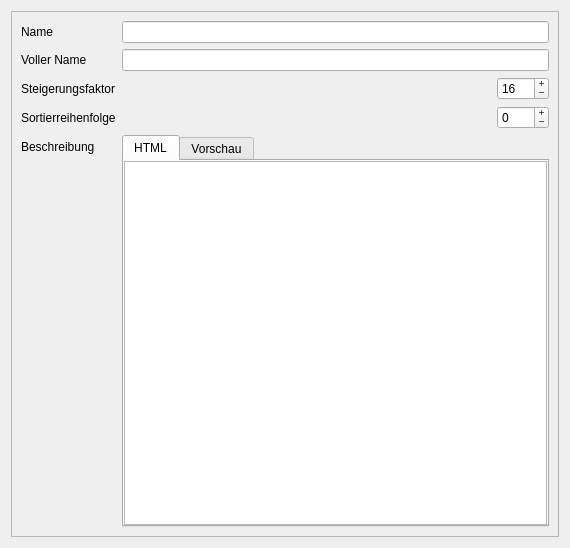
<?xml version="1.0" encoding="UTF-8"?>
<ui version="4.0">
 <class>dialog</class>
 <widget class="QWidget" name="dialog">
  <property name="geometry">
   <rect>
    <x>0</x>
    <y>0</y>
    <width>570</width>
    <height>548</height>
   </rect>
  </property>
  <property name="windowTitle">
   <string>Taverne - Attribut bearbeiten...</string>
  </property>
  <layout class="QVBoxLayout" name="verticalLayout_3">
   <item>
    <widget class="QScrollArea" name="scrollArea">
     <property name="widgetResizable">
      <bool>true</bool>
     </property>
     <widget class="QWidget" name="scrollAreaWidgetContents">
      <property name="geometry">
       <rect>
        <x>0</x>
        <y>0</y>
        <width>550</width>
        <height>528</height>
       </rect>
      </property>
      <layout class="QFormLayout" name="formLayout">
       <item row="0" column="0">
        <widget class="QLabel" name="labelName">
         <property name="text">
          <string>Name</string>
         </property>
        </widget>
       </item>
       <item row="0" column="1">
        <widget class="QLineEdit" name="leName"/>
       </item>
       <item row="1" column="0">
        <widget class="QLabel" name="labelAnzeigeName">
         <property name="text">
          <string>Voller Name</string>
         </property>
        </widget>
       </item>
       <item row="1" column="1">
        <widget class="QLineEdit" name="leAnzeigeName"/>
       </item>
       <item row="2" column="0">
        <widget class="QLabel" name="labelSF">
         <property name="text">
          <string>Steigerungsfaktor</string>
         </property>
        </widget>
       </item>
       <item row="2" column="1">
        <layout class="QHBoxLayout" name="horizontalLayout">
         <item>
          <spacer name="horizontalSpacer">
           <property name="orientation">
            <enum>Qt::Orientation::Horizontal</enum>
           </property>
           <property name="sizeHint" stdset="0">
            <size>
             <width>40</width>
             <height>20</height>
            </size>
           </property>
          </spacer>
         </item>
         <item>
          <widget class="QSpinBox" name="spinSF">
           <property name="minimumSize">
            <size>
             <width>52</width>
             <height>0</height>
            </size>
           </property>
           <property name="buttonSymbols">
            <enum>QAbstractSpinBox::ButtonSymbols::PlusMinus</enum>
           </property>
           <property name="minimum">
            <number>1</number>
           </property>
           <property name="maximum">
            <number>999</number>
           </property>
           <property name="value">
            <number>16</number>
           </property>
          </widget>
         </item>
        </layout>
       </item>
       <item row="3" column="0">
        <widget class="QLabel" name="labelSortOrder">
         <property name="text">
          <string>Sortierreihenfolge</string>
         </property>
        </widget>
       </item>
       <item row="3" column="1">
        <layout class="QHBoxLayout" name="horizontalLayout_2">
         <item>
          <spacer name="horizontalSpacer_2">
           <property name="orientation">
            <enum>Qt::Orientation::Horizontal</enum>
           </property>
           <property name="sizeHint" stdset="0">
            <size>
             <width>40</width>
             <height>20</height>
            </size>
           </property>
          </spacer>
         </item>
         <item>
          <widget class="QSpinBox" name="spinSortOrder">
           <property name="minimumSize">
            <size>
             <width>52</width>
             <height>0</height>
            </size>
           </property>
           <property name="toolTip">
            <string>&lt;html&gt;&lt;head/&gt;&lt;body&gt;&lt;p&gt;Die Reihenfolge, in der der Wert im Charaktereditor aufgeführt werden soll.&lt;/p&gt;&lt;/body&gt;&lt;/html&gt;</string>
           </property>
           <property name="buttonSymbols">
            <enum>QAbstractSpinBox::ButtonSymbols::PlusMinus</enum>
           </property>
           <property name="minimum">
            <number>-999</number>
           </property>
           <property name="maximum">
            <number>999</number>
           </property>
          </widget>
         </item>
        </layout>
       </item>
       <item row="4" column="0">
        <widget class="QLabel" name="labelBeschreibung">
         <property name="text">
          <string>Beschreibung</string>
         </property>
        </widget>
       </item>
       <item row="4" column="1">
        <widget class="QTabWidget" name="tabWidget">
         <property name="currentIndex">
          <number>0</number>
         </property>
         <widget class="QWidget" name="tab">
          <attribute name="title">
           <string>HTML</string>
          </attribute>
          <layout class="QVBoxLayout" name="verticalLayout">
           <property name="spacing">
            <number>0</number>
           </property>
           <property name="leftMargin">
            <number>0</number>
           </property>
           <property name="topMargin">
            <number>0</number>
           </property>
           <property name="rightMargin">
            <number>0</number>
           </property>
           <property name="bottomMargin">
            <number>0</number>
           </property>
           <item>
            <widget class="QPlainTextEdit" name="teBeschreibung"/>
           </item>
          </layout>
         </widget>
         <widget class="QWidget" name="tab_2">
          <attribute name="title">
           <string>Vorschau</string>
          </attribute>
          <layout class="QVBoxLayout" name="verticalLayout_2">
           <property name="leftMargin">
            <number>0</number>
           </property>
           <property name="topMargin">
            <number>0</number>
           </property>
           <property name="rightMargin">
            <number>0</number>
           </property>
           <property name="bottomMargin">
            <number>0</number>
           </property>
           <item>
            <widget class="QTextBrowser" name="tbBeschreibung"/>
           </item>
          </layout>
         </widget>
        </widget>
       </item>
      </layout>
     </widget>
    </widget>
   </item>
  </layout>
 </widget>
 <tabstops>
  <tabstop>leName</tabstop>
  <tabstop>leAnzeigeName</tabstop>
  <tabstop>spinSF</tabstop>
  <tabstop>spinSortOrder</tabstop>
  <tabstop>tabWidget</tabstop>
  <tabstop>teBeschreibung</tabstop>
  <tabstop>tbBeschreibung</tabstop>
 </tabstops>
 <resources/>
 <connections/>
</ui>
